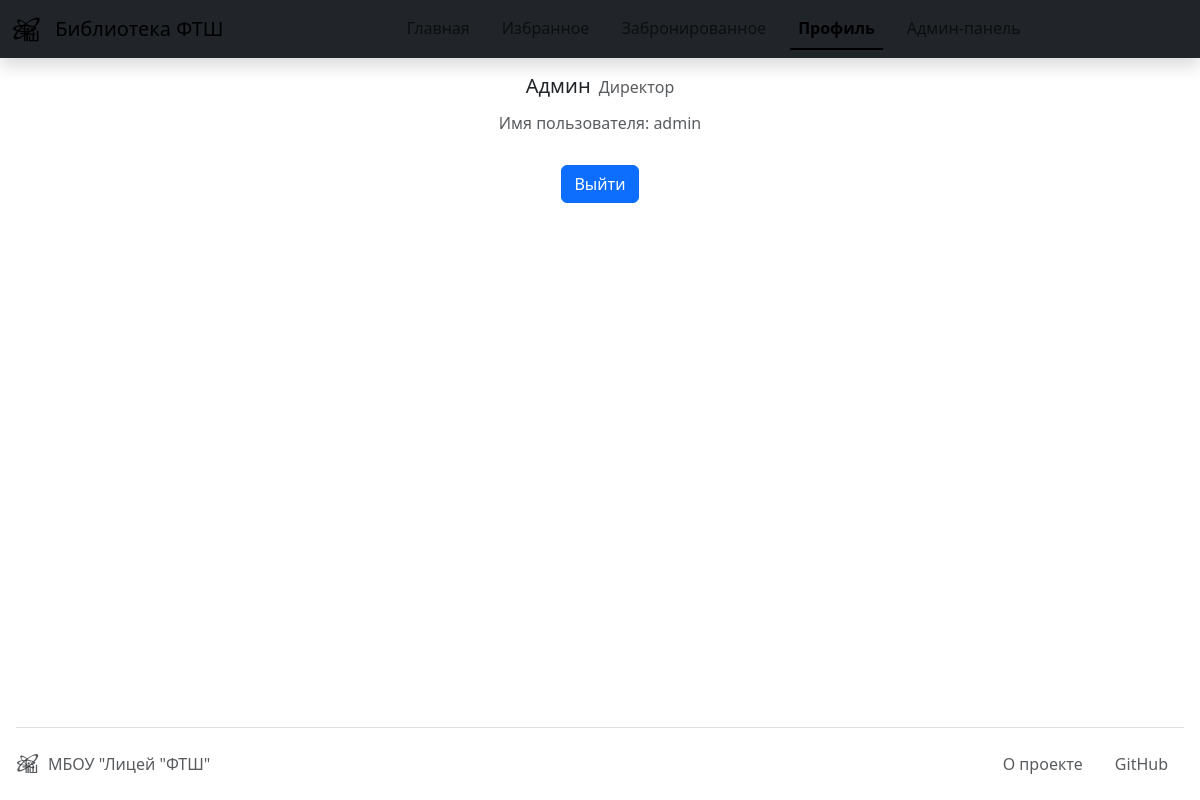
Screenshot of /profile (signed in) with the database file from the repository.
### data/users.py (models this page shows, shortened)
class User(SqlAlchemyBase, UserMixin):
    __tablename__ = 'users'
    id = sqlalchemy.Column(sqlalchemy.Integer,
                           primary_key=True, autoincrement=True)
    name = sqlalchemy.Column(sqlalchemy.String)
    username = sqlalchemy.Column(sqlalchemy.String, unique=True, index=True)
    hashed_password = sqlalchemy.Column(sqlalchemy.String, nullable=True)
    grade_id = sqlalchemy.Column(sqlalchemy.Integer,
                                 sqlalchemy.ForeignKey("grades.id"))
    grade = orm.relationship('Grade')
    is_admin = sqlalchemy.Column(sqlalchemy.Boolean, default=False)

### data/grades.py (models this page shows)
class Grade(SqlAlchemyBase):
    __tablename__ = 'grades'
    id = sqlalchemy.Column(sqlalchemy.Integer,
                           primary_key=True, autoincrement=True)
    name = sqlalchemy.Column(sqlalchemy.String)

### app.py (the view)
@app.route('/profile')
def profile():
    if current_user.is_authenticated:
        return render_template('profile.html', title='Профиль')
    return redirect('/login')

### app.py (called while the page is built)
@login_manager.user_loader
def load_user(user_id):
    db_sess = db_session.create_session()
    return db_sess.query(User).get(user_id)

### data/db_session.py (called while the page is built)
def create_session() -> Session:
    global __factory
    return __factory()

### templates/profile.html
{% extends "base.html" %}
{% block content %}
    <div class="mt-3 mb-auto text-center">
        <div>
            <h5 class="d-inline-block">{{ current_user.name }}</h5
            ><h6 class="ms-2 d-inline-block text-body-secondary">{{ current_user.grade.name }}</h6>
        </div>
        <h6 class="mt-2 text-body-secondary">Имя пользователя: {{ current_user.username }}</h6>
        <a class="btn btn-primary mt-4" href="/logout" role="button">Выйти</a>
    </div>
{% endblock %}

### rows the page displays
User: name "Админ", username "admin"
Grade: grade.name "Директор"

### other values shown
{{ name }} "Главная" "Избранное" "Забронированное" "Профиль" "Админ-панель"
